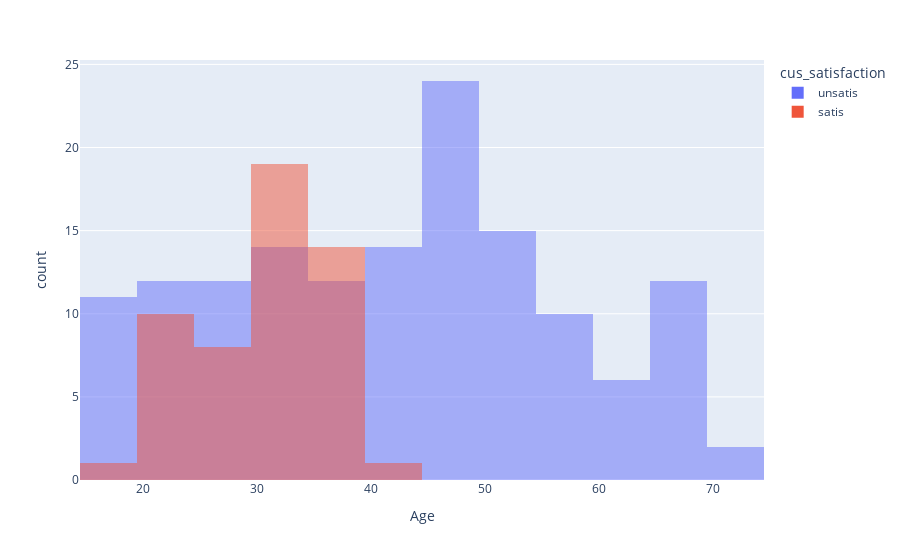

Notebook code cell kept with this figure:
### Code cell
spending_score_stasifaction_fig.show()

### Figure 1 — Plotly figure (JSON) as saved in the notebook; plotly's stock layout.template omitted (floating-point values rounded to 4 significant figures; data arrays with more than 128 entries replaced by an {"elided": "..."} marker saying what was removed)
{"data": [{"alignmentgroup": "True", "bingroup": "x", "hovertemplate": "cus_satisfaction=unsatis<br>Age=%{x}<br>count=%{y}<extra></extra>", "legendgroup": "unsatis", "marker": {"color": "#636efa", "opacity": 0.5, "pattern": {"shape": ""}}, "name": "unsatis", "offsetgroup": "unsatis", "orientation": "v", "showlegend": true, "type": "histogram", "x": {"elided": "146 int values"}, "xaxis": "x", "yaxis": "y"}, {"alignmentgroup": "True", "bingroup": "x", "hovertemplate": "cus_satisfaction=satis<br>Age=%{x}<br>count=%{y}<extra></extra>", "legendgroup": "satis", "marker": {"color": "#EF553B", "opacity": 0.5, "pattern": {"shape": ""}}, "name": "satis", "offsetgroup": "satis", "orientation": "v", "showlegend": true, "type": "histogram", "x": [null, 23, 22, 23, 30, 35, 24, 22, 35, 25, 31, 29, 23, 21, 18, 21, 30, 20, 24, 39, 31, 40, 38, 39, 31, 29, 32, 35, 32, 32, 28, 32, 34, 39, 38, 27, 30, 30, 29, 31, 36, 33, 28, 36, 30, 35, 32, 29, 30, 36, 38, 35, 32, 30], "xaxis": "x", "yaxis": "y"}], "layout": {"barmode": "overlay", "legend": {"title": {"text": "cus_satisfaction"}, "tracegroupgap": 0}, "margin": {"t": 60}, "xaxis": {"anchor": "y", "domain": [0, 1], "title": {"text": "Age"}}, "yaxis": {"anchor": "x", "domain": [0, 1], "title": {"text": "count"}}}}
